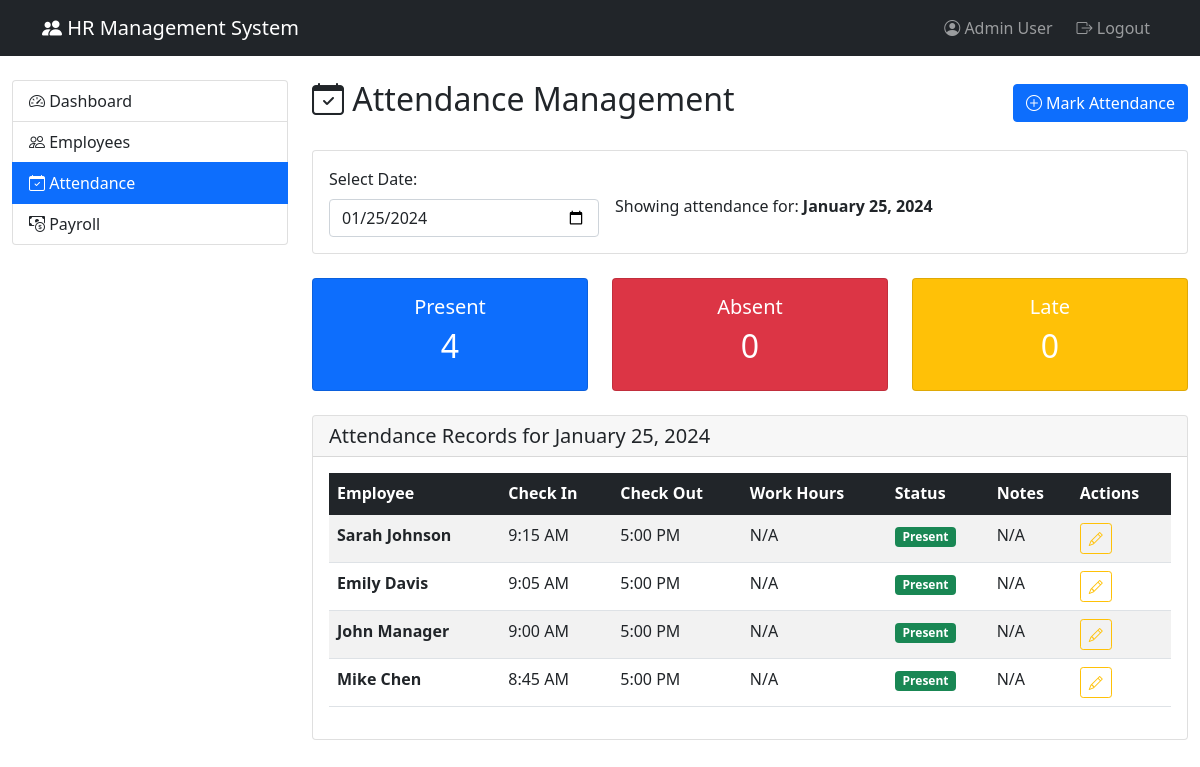
Before: /attendance.php?date=2024-01-25 (signed in) with the older database file.
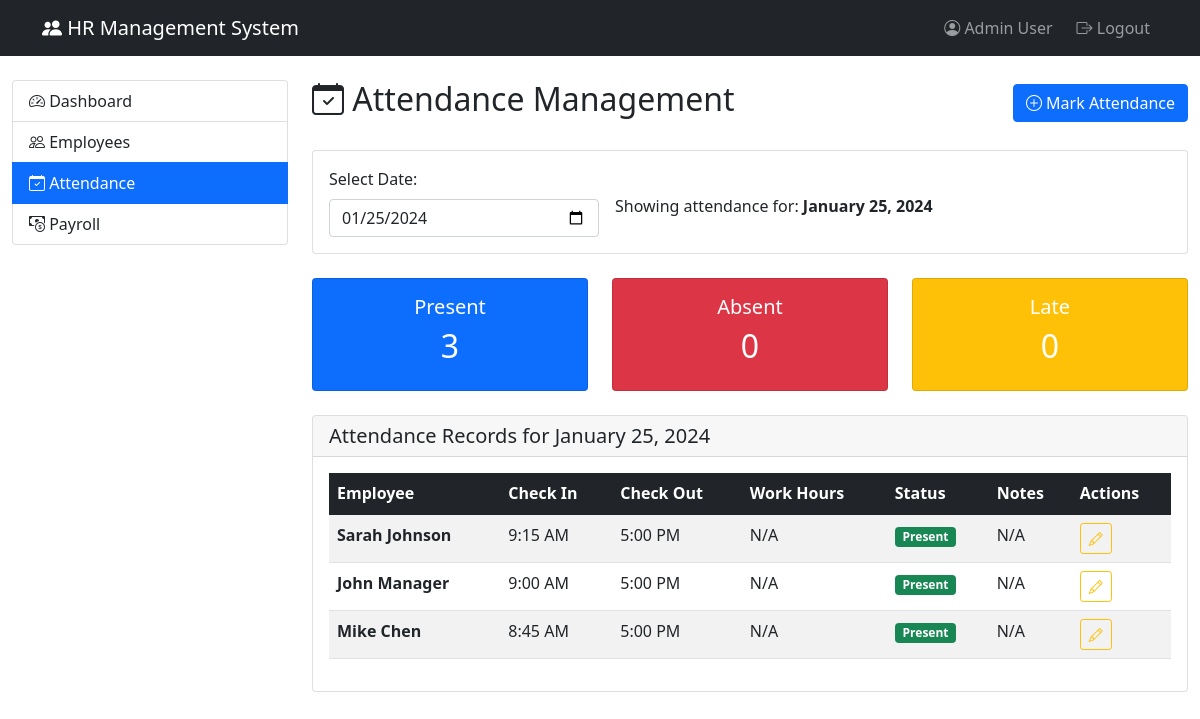
After: the same page with the newer database file.
### tables this page shows
CREATE TABLE `attendance` (
  `attendance_id` int(11) NOT NULL,
  `emp_id` int(11) NOT NULL,
  `check_in` datetime DEFAULT NULL,
  `check_out` datetime DEFAULT NULL,
  `work_hours` decimal(4,2) DEFAULT NULL,
  `date` date NOT NULL,
  `status` enum('present','absent','late','half_day','holiday') DEFAULT NULL,
  `notes` text DEFAULT NULL
);

CREATE TABLE `employees` (
  `emp_id` int(11) NOT NULL,
  `first_name` varchar(50) NOT NULL,
  `last_name` varchar(50) NOT NULL,
  `email` varchar(100) NOT NULL,
  `phone` varchar(20) DEFAULT NULL,
  `hire_date` date NOT NULL,
  `job_title` varchar(100) DEFAULT NULL,
  `dept_id` int(11) DEFAULT NULL,
  `salary` decimal(10,2) DEFAULT NULL,
  `password_hash` varchar(255) NOT NULL,
  `user_role` enum('admin','manager','employee') DEFAULT 'employee',
  `status` enum('active','inactive','on_leave') DEFAULT 'active',
  `created_at` timestamp NOT NULL DEFAULT current_timestamp()
);

### attendance.php (the view, shortened to what the changed rows need)
<?php
require_once 'includes/config.php';
try {
    $selected_date = isset($_GET['date']) ? $_GET['date'] : date('Y-m-d');
    $stmt = $pdo->prepare("
        SELECT a.*, e.first_name, e.last_name, e.email
        FROM attendance a
        JOIN employees e ON a.emp_id = e.emp_id
        WHERE a.date = ?
        ORDER BY a.check_in DESC
    ");
    $stmt->execute([$selected_date]);
    $attendance_records = $stmt->fetchAll(PDO::FETCH_ASSOC);
    $total_present = count(array_filter($attendance_records, function($a) { return $a['status'] == 'present'; }));
    $total_absent = count(array_filter($attendance_records, function($a) { return $a['status'] == 'absent'; }));
    $total_late = count(array_filter($attendance_records, function($a) { return $a['status'] == 'late'; }));
} catch(PDOException $e) {
    $error = "Error loading attendance data: " . $e->getMessage();
}
?>
<!DOCTYPE html>
<html lang="en">
<head>
    <link href="https://cdn.jsdelivr.net/npm/bootstrap@5.1.3/dist/css/bootstrap.min.css" rel="stylesheet">
    <link rel="stylesheet" href="https://cdn.jsdelivr.net/npm/bootstrap-icons@1.8.1/font/bootstrap-icons.css">
</head>
<body>
    <div class="container-fluid mt-4">
        <div class="row">
            <div class="col-md-9">
                <div class="d-flex justify-content-between align-items-center mb-4">
                    <h2><i class="bi bi-calendar-check"></i> Attendance Management</h2>
                </div>
                <div class="row mb-4">
                    <div class="col-md-4">
                        <div class="card bg-primary text-white">
                            <div class="card-body text-center">
                                <h5>Present</h5>
                                <h2><?php echo $total_present; ?></h2>
                            </div>
                        </div>
                    </div>
                    <div class="col-md-4">
                        <div class="card bg-danger text-white">
                            <div class="card-body text-center">
                                <h2><?php echo $total_absent; ?></h2>
                            </div>
                        </div>
                    </div>
                    <div class="col-md-4">
                        <div class="card bg-warning text-white">
                            <div class="card-body text-center">
                                <h2><?php echo $total_late; ?></h2>
                            </div>
                        </div>
                    </div>
                </div>
                <div class="card">
                    <div class="card-body">
                        <div class="table-responsive">
                            <table class="table table-striped table-hover">
                                <thead class="table-dark">
                                    <tr>
                                        <th>Employee</th>
                                        <th>Check In</th>
                                        <th>Check Out</th>
                                        <th>Work Hours</th>
                                        <th>Status</th>
                                        <th>Notes</th>
                                        <th>Actions</th>
                                    </tr>
                                </thead>
                                <tbody>
                                    <?php if(empty($attendance_records)): ?>
                                        <tr>
                                            <td colspan="7" class="text-center text-muted py-4">
                                                No attendance records found for this date.
                                            </td>
                                        </tr>
                                    <?php else: ?>
                                        <?php foreach($attendance_records as $record): ?>
                                        <tr>
                                            <td>
                                                <strong><?php echo $record['first_name'] . ' ' . $record['last_name']; ?></strong>
                                            </td>
                                            <td><?php echo $record['check_in'] ? date('g:i A', strtotime($record['check_in'])) : 'N/A'; ?></td>
                                            <td><?php echo $record['check_out'] ? date('g:i A', strtotime($record['check_out'])) : 'N/A'; ?></td>
                                            <td><?php echo $record['work_hours'] ? number_format($record['work_hours'], 2) . ' hrs' : 'N/A'; ?></td>
                                            <td>
                                                <span class="badge bg-<?php
                                                    echo $record['status'] == 'present' ? 'success' :
                                                        ($record['status'] == 'absent' ? 'danger' :
                                                        ($record['status'] == 'late' ? 'warning' : 'secondary'));
                                                ?>">
                                                    <?php echo ucfirst($record['status']); ?>
                                                </span>
                                            </td>
                                            <td><?php echo $record['notes'] ?: 'N/A'; ?></td>
                                            <td>
                                                <button class="btn btn-sm btn-outline-warning edit-attendance"
                                                        data-record='<?php echo json_encode($record); ?>'
                                                        data-bs-toggle="modal"
                                                        data-bs-target="#markAttendanceModal">
                                                    <i class="bi bi-pencil"></i>
                                                </button>
                                            </td>
                                        </tr>
                                        <?php endforeach; ?>
                                    <?php endif; ?>
                                </tbody>
                            </table>
                        </div>
                    </div>
                </div>
            </div>
        </div>
    </div>
</body>
</html>

Changed rows visible on the page:
removed attendance: emp.first_name "Emily", emp.last_name "Davis", check_in "9:05 AM", check_out "5:00 PM", shows "N/A", status "Present", notes "N/A"
Other visible differences:
$total_present: "4" → "3"
